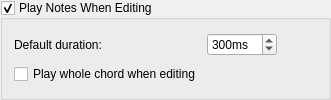
        <widget class="QGroupBox" name="playNotes">
         <property name="mouseTracking">
          <bool>true</bool>
         </property>
         <property name="title">
          <string>Play Notes When Editing</string>
         </property>
         <property name="checkable">
          <bool>true</bool>
         </property>
         <property name="checked">
          <bool>true</bool>
         </property>
         <layout class="QGridLayout" name="gridLayout_4">
          <item row="0" column="0">
           <widget class="QLabel" name="label_37">
            <property name="text">
             <string>Default duration:</string>
            </property>
           </widget>
          </item>
          <item row="0" column="1">
           <widget class="QSpinBox" name="defaultPlayDuration">
            <property name="accessibleName">
             <string>Default duration</string>
            </property>
            <property name="suffix">
             <string extracomment="milliseconds">ms</string>
            </property>
            <property name="minimum">
             <number>20</number>
            </property>
            <property name="maximum">
             <number>2000</number>
            </property>
            <property name="singleStep">
             <number>100</number>
            </property>
            <property name="value">
             <number>300</number>
            </property>
           </widget>
          </item>
          <item row="1" column="0">
           <widget class="QCheckBox" name="playChordOnAddNote">
            <property name="text">
             <string>Play whole chord when editing</string>
            </property>
           </widget>
          </item>
          <item row="0" column="2">
           <spacer name="horizontalSpacer_2">
            <property name="orientation">
             <enum>Qt::Horizontal</enum>
            </property>
            <property name="sizeHint" stdset="0">
             <size>
              <width>40</width>
              <height>20</height>
             </size>
            </property>
           </spacer>
          </item>
         </layout>
        </widget>
